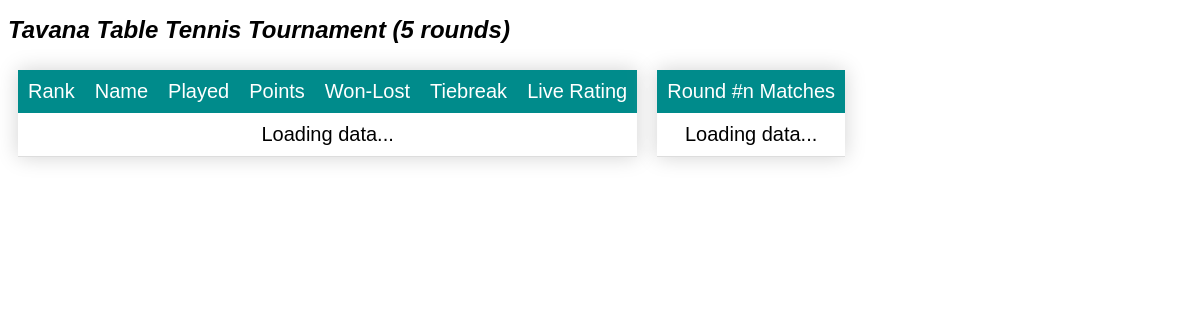
The app's page /2/, older data.
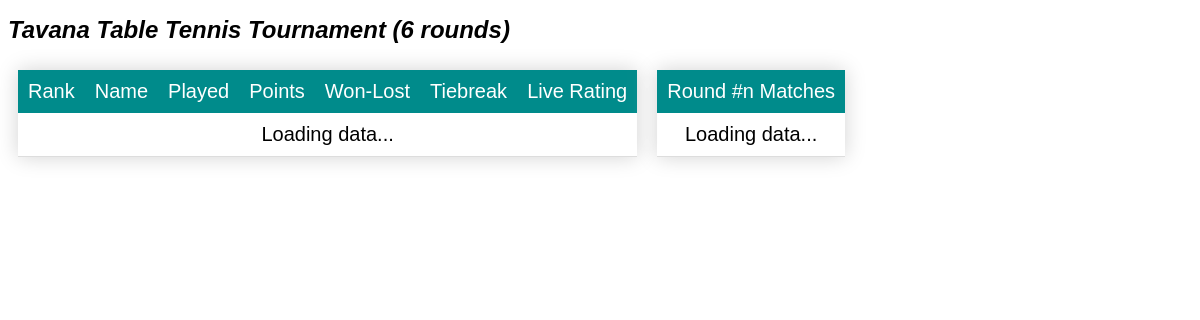
The same page, newer data.
### app/models.py (models this page shows, shortened)
class Tournament(models.Model):
    name = models.CharField(max_length=100, null=False, unique=True)
    sport = models.ForeignKey(Sport(), on_delete=models.CASCADE, null=True)
    number_of_rounds = models.IntegerField(null=True)
    class Meta:
        ordering = ['sport', 'name', ]

class Sport(models.Model):
    name = models.CharField(max_length=20, unique=True, null=False)
    def __str__(self):
        return self.name

### app/views.py (the view)
# urls.py: path('<int:tournamentId>/', views.scoreboard, name='scoreboard'),
def scoreboard(request, tournamentId):
    print(tournamentId)
    theTour = models.Tournament.objects.get(id=tournamentId)
    context = {'tournament': theTour}
    return render(request, 'scoreboard.html', context=context)

### app/templates/scoreboard.html (shortened to what this page needs)
{% extends "template.html" %}
{% load static %}
{% block content %}
<h1> {{ tournament.name }} {{ tournament.sport }} Tournament ({{ tournament.number_of_rounds }} rounds) </h1>
<div style="display: flex; flex-wrap: wrap;">
    <div id="div1">
        <table id="tbTable" class="styled-table">
            <thead>
                <tr>
                    <td>Rank</td>
                    <td>Name</td>
                    <td>Played</td>
                    <td>Points</td>
                    <td nowrap>Won-Lost</td>
                    <td>Tiebreak</td>
                    <td nowrap>Live Rating</td>
                </tr>
            </thead>
            <tbody>
                <tr>
                    <td colspan=7> Loading data...</td>
                </tr>
            </tbody>
        </table>
    </div>
    <div id="div2">
        <table id="tbMatches" class="styled-table">
            <thead>
                <tr>
                    <td align=center colspan="3">Round #n Matches</td>
                </tr>
            </thead>
            <tbody>
                <tr>
                    <td colspan=3> Loading data...</td>
                </tr>
            </tbody>
        </table>
    </div>
</div>
{% endblock %}

Row changes from the older to the newer data that the page shows:
changed Tournament "Tavana": number_of_rounds "5" → "6"
